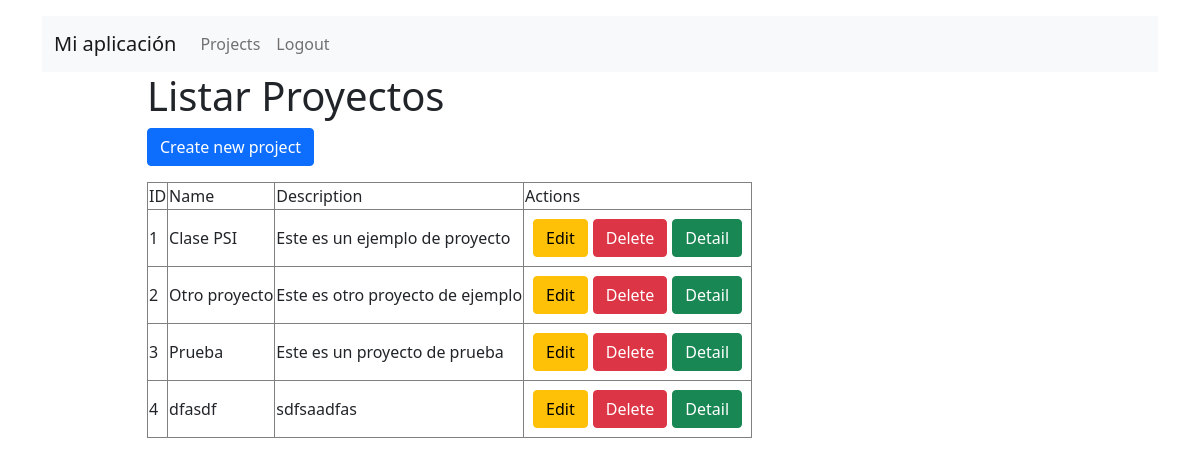
Page /projects/ (signed in) on the committed database.
### todo/models.py (models this page shows)
class Project(models.Model):
    name = models.CharField(max_length=200)
    description = models.TextField()

### todo/views.py (the view)
# urls.py: path('projects/',views.listProjects,name="projects.list"),
@login_required
def listProjects(request):
    projects = Project.objects.all()
    return render(request,'projects/list.html',{
        "projects":projects
    })

### todo/templates/projects/list.html
{% extends "layouts/base.html" %}
{% block content %}
<div class="container">
  <div class="row d-flex justify-content-center">
    <div class="col-md-10">
      <div>
        <h1>Listar Proyectos</h1>
        <a class="btn btn-primary mb-3" href="{% url 'projects.create' %}">Create new project</a>
        <table class="table-bordered">
          <thead>
            <tr>
              <td>ID</td>
              <td>Name</td>
              <td>Description</td>
              <td>Actions</td>
            </tr>
          </thead>
          <tbody>
            {% for project in projects %}
            <tr>
              <td>
                {{ project.id }}
              </td>
              <td>
                {{ project.name }}
              </td>
              <td>
                {{ project.description }}
              </td>
              <td>
                <div class="d-flex p-2">
                  <a class="btn btn-warning" style="margin-right: 5px;" href="{% url 'projects.edit' project.id %}">Edit</a>
                  <a class="btn btn-danger" style="margin-right: 5px;" href="{% url 'projects.delete' project.id %}">Delete</a>
                  <a class="btn btn-success" href="{% url 'projects.detail' project.id %}">Detail</a>
                </div>
              </td>
            </tr>
            {% endfor %}
          </tbody>
        </table>
      </div>
    </div>
  </div>
</div>
{% endblock %}

### rows in the picture
Project: id "1", name "Clase PSI", description "Este es un ejemplo de proyecto"
Project: id "2", name "Otro proyecto", description "Este es otro proyecto de ejemplo"
Project: id "3", name "Prueba", description "Este es un proyecto de prueba"
Project: id "4", name "dfasdf", description "sdfsaadfas"
